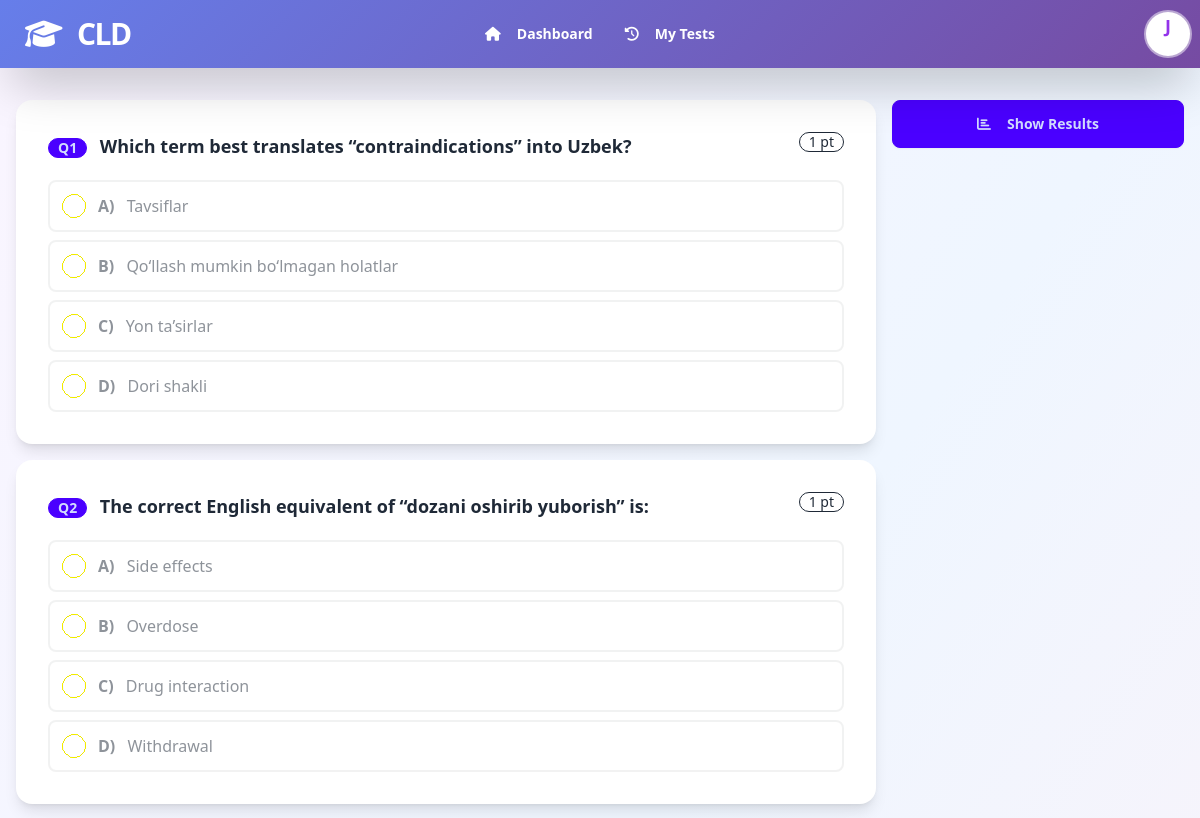
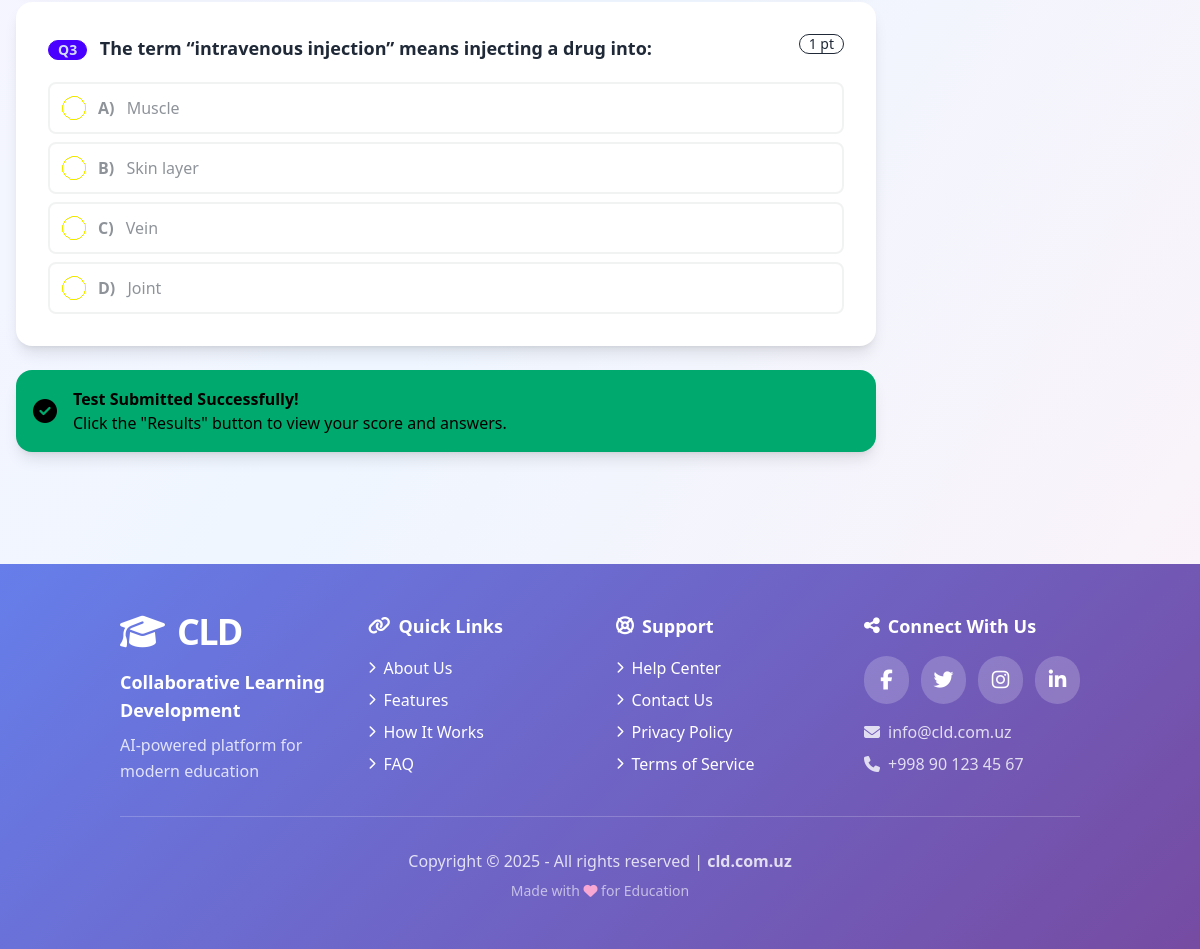
Page /test/r5d74pux/ (signed in) on the committed database (2 pictures, top to bottom).
### quizapp/models.py (models this page shows, shortened)
class User(AbstractUser):
    email = models.EmailField(unique=True, blank=False)
    ROLE_CHOICES = [
        ('teacher', 'Teacher'),
        ('student', 'Student'),
    ]
    role = models.CharField(
        max_length=10,
        choices=ROLE_CHOICES,
        default='student'
    )
    email_verified = models.BooleanField(default=False)
    verification_token = models.CharField(max_length=100, blank=True, null=True)
    telegram_id = models.BigIntegerField(unique=True, null=True, blank=True, db_index=True)
    created_at = models.DateTimeField(auto_now_add=True)
    updated_at = models.DateTimeField(auto_now=True)
    USERNAME_FIELD = 'email'
    REQUIRED_FIELDS = ['username', 'first_name', 'last_name']
    class Meta:
        indexes = [
            models.Index(fields=['email']),
            models.Index(fields=['role']),
        ]
    def get_full_name(self):
        return f"{self.first_name} {self.last_name}".strip() or self.username

class Question(models.Model):
    QUESTION_TYPES = [
        ('mcq', 'Multiple Choice'),
        ('truefalse', 'True/False'),
    ]
    test = models.ForeignKey(Test, on_delete=models.CASCADE, related_name='questions')
    question_text = models.TextField()
    question_type = models.CharField(max_length=20, choices=QUESTION_TYPES, default='mcq')
    options = models.JSONField()
    correct_option = models.IntegerField()
    points = models.IntegerField(default=1)
    order = models.IntegerField(default=0)
    class Meta:
        ordering = ['order']
        indexes = [
            models.Index(fields=['test', 'order']),
        ]

### webapp/views.py (the view, shortened to what this page needs)
# urls.py: path('test/<str:token>/', views.take_test_new_view, name='take_test'),
def take_test_new_view(request, token):
    assignment = get_object_or_404(Assignment, access_token=token, is_active=True)
    test = assignment.test
    questions = test.questions.all().order_by('order')
    if not request.user.is_authenticated:
        request.session['test_redirect'] = request.path
        messages.info(request, 'Please login to take the test.')
        return redirect('webapp:login')
    attempt = StudentAttempt.objects.filter(
        assignment=assignment,
        student=request.user
    ).order_by('-started_at').first()  # Get latest attempt
    answers_list = []
    results_json = '[]'
    correct_count = 0
    wrong_count = 0
    if attempt and attempt.is_completed:
        answers_list = StudentAnswer.objects.filter(
            attempt=attempt
        ).select_related('question').order_by('question__order')
        results_data = []
        for answer in answers_list:
            results_data.append({
                'selected': answer.selected_option,
                'correct': answer.question.correct_option,
                'is_correct': answer.is_correct
            })
            if answer.is_correct:
                correct_count += 1
            else:
                wrong_count += 1
        results_json = json.dumps(results_data)
    total_points = sum(q.points for q in questions)
    context = {
        'assignment': assignment,
        'test': test,
        'questions': questions,
        'attempt': attempt,
        'answers': answers_list,
        'correct_count': correct_count,
        'wrong_count': wrong_count,
        'total_points': total_points,
        'results_json': results_json,
    }
    return render(request, 'student/take_test_new.html', context)

### quizapp/models.py (called while the page is built)
    def calculate_percentage(self):
        if self.total_possible == 0:
            return 0
        return round((self.auto_score / self.total_possible) * 100, 2)

### webapp/templates/student/take_test_new.html (shortened to what this page needs)
{% extends 'base.html' %}
{% block content %}
<div x-data="testSystem()" x-init="init()">
    <div class="flex flex-col lg:flex-row gap-4">
        <div class="flex-1 lg:w-3/4">
            <form @submit.prevent="submitTest()" id="test-form">
                <div class="space-y-4">
                    {% for question in questions %}
                    <div class="card bg-base-100 shadow-lg">
                        <div class="card-body">
                            <div class="flex justify-between items-start mb-3">
                                <h3 class="font-bold text-lg flex-1">
                                    <span class="badge badge-primary mr-2">Q{{ forloop.counter }}</span>
                                    {{ question.question_text }}
                                </h3>
                                <span class="badge badge-outline">{{ question.points }} pt</span>
                            </div>
                            <div class="space-y-2" :class="{ 'opacity-50 pointer-events-none': testFinished }">
                                {% for option in question.options %}
                                <label class="flex items-center gap-3 p-3 rounded-lg border-2 cursor-pointer hover:bg-base-200 transition"
                                       :class="{
                                           'bg-base-200 border-primary': answers[{{ question.id }}] === {{ forloop.counter0 }},
                                           'border-base-300': answers[{{ question.id }}] !== {{ forloop.counter0 }}
                                       }">
                                    <input type="radio"
                                           name="question_{{ question.id }}"
                                           value="{{ forloop.counter0 }}"
                                           class="radio radio-primary"
                                           x-model="answers[{{ question.id }}]"
                                           @change="saveAnswer({{ question.id }}, {{ forloop.counter0 }})"
                                           :disabled="testFinished"
                                           required>
                                    <span class="flex-1">
                                        <span class="font-semibold mr-2">{% if forloop.counter0 == 0 %}A{% elif forloop.counter0 == 1 %}B{% elif forloop.counter0 == 2 %}C{% elif forloop.counter0 == 3 %}D{% elif forloop.counter0 == 4 %}E{% elif forloop.counter0 == 5 %}F{% elif forloop.counter0 == 6 %}G{% elif forloop.counter0 == 7 %}H{% elif forloop.counter0 == 8 %}I{% elif forloop.counter0 == 9 %}J{% endif %})</span>
                                        {{ option }}
                                    </span>
                                </label>
                                {% endfor %}
                            </div>
                        </div>
                    </div>
                    {% endfor %}
                </div>
            </form>
            <div x-show="testFinished" x-cloak class="alert alert-success mt-6 shadow-lg">
                <i class="fas fa-check-circle text-2xl"></i>
                <div>
                    <h3 class="font-bold">Test Submitted Successfully!</h3>
                    <p>Click the "Results" button to view your score and answers.</p>
                </div>
            </div>
        </div>
        <div class="lg:w-1/4 w-full">
            <div class="sticky top-20">
                <button @click="toggleResults()" class="btn btn-primary w-full mb-4">
                    <i class="fas fa-chart-bar mr-2"></i>
                    <span x-text="showResults ? 'Hide Results' : 'Show Results'"></span>
                </button>
            </div>
        </div>
    </div>
</div>
{% endblock %}

### webapp/templates/base.html (shortened to what this page needs)
<!DOCTYPE html>
<html lang="en" data-theme="light">
<head>
    <link href="https://cdn.jsdelivr.net/npm/daisyui@4.4.19/dist/full.min.css" rel="stylesheet" type="text/css" />
    <script src="https://cdn.tailwindcss.com"></script>
    <link rel="stylesheet" href="https://cdnjs.cloudflare.com/ajax/libs/font-awesome/6.5.1/css/all.min.css" />
</head>
<body class="bg-gradient-to-br from-purple-50 via-blue-50 to-pink-50 min-h-screen">
    <div class="navbar navbar-gradient text-white shadow-2xl sticky top-0 z-50">
        <div class="navbar-start">
            <a href="{% if user.is_authenticated %}{% url 'webapp:dashboard' %}{% else %}{% url 'webapp:landing' %}{% endif %}"
               class="btn btn-ghost normal-case text-3xl font-black tracking-tighter logo-text hover:scale-110 transition-transform duration-300">
                <i class="fas fa-graduation-cap mr-2"></i>CLD
            </a>
        </div>
        {% if user.is_authenticated %}
        <div class="navbar-center hidden lg:flex">
            {% if user.role == 'teacher' %}
            <ul class="menu menu-horizontal px-1 text-white font-semibold">
                <li><a href="{% url 'webapp:dashboard' %}" class="nav-link hover:bg-white/20 rounded-lg"><i class="fas fa-home mr-2"></i> Dashboard</a></li>
                <li><a href="{% url 'webapp:test_list' %}" class="nav-link hover:bg-white/20 rounded-lg"><i class="fas fa-list mr-2"></i> My Tests</a></li>
                <li><a href="{% url 'webapp:create_test' %}" class="nav-link hover:bg-white/20 rounded-lg"><i class="fas fa-plus-circle mr-2"></i> Create Test</a></li>
            </ul>
            {% else %}
            <ul class="menu menu-horizontal px-1 text-white font-semibold">
                <li><a href="{% url 'webapp:dashboard' %}" class="nav-link hover:bg-white/20 rounded-lg"><i class="fas fa-home mr-2"></i> Dashboard</a></li>
                <li><a href="{% url 'webapp:student_history' %}" class="nav-link hover:bg-white/20 rounded-lg"><i class="fas fa-history mr-2"></i> My Tests</a></li>
            </ul>
            {% endif %}
        </div>
        <div class="navbar-end">
            <div class="dropdown dropdown-end">
                <label tabindex="0" class="btn btn-ghost btn-circle avatar avatar-pulse">
                    <div class="w-11 rounded-full bg-white text-purple-600 flex items-center justify-center ring-2 ring-white/50">
                        <span class="text-lg font-black">{{ user.first_name.0|upper }}</span>
                    </div>
                </label>
            </div>
        </div>
        {% endif %}
    </div>
    <main class="main-content-wrapper {% if user.is_authenticated %}has-container{% endif %}">
        {% block content %}
        {% endblock %}
    </main>
    <footer class="footer-gradient text-white mt-20">
        <div class="container mx-auto px-8 py-12">
            <div class="grid grid-cols-1 md:grid-cols-4 gap-8">
                <div>
                    <div class="flex items-center mb-4">
                        <i class="fas fa-graduation-cap text-4xl mr-3"></i>
                        <div class="text-4xl font-black tracking-tighter logo-text">CLD</div>
                    </div>
                    <p class="font-bold text-lg mb-2">Collaborative Learning Development</p>
                    <p class="text-white/80 leading-relaxed">AI-powered platform for modern education</p>
                </div>
                <div>
                    <h3 class="font-bold text-lg mb-4 flex items-center">
                        <i class="fas fa-link mr-2"></i>Quick Links
                    </h3>
                    <ul class="space-y-2">
                        <li><a href="#" class="hover:text-pink-200 transition-colors flex items-center"><i class="fas fa-chevron-right mr-2 text-xs"></i>About Us</a></li>
                        <li><a href="#features" class="hover:text-pink-200 transition-colors flex items-center"><i class="fas fa-chevron-right mr-2 text-xs"></i>Features</a></li>
                        <li><a href="#how-it-works" class="hover:text-pink-200 transition-colors flex items-center"><i class="fas fa-chevron-right mr-2 text-xs"></i>How It Works</a></li>
                        <li><a href="#faq" class="hover:text-pink-200 transition-colors flex items-center"><i class="fas fa-chevron-right mr-2 text-xs"></i>FAQ</a></li>
                    </ul>
                </div>
                <div>
                    <h3 class="font-bold text-lg mb-4 flex items-center">
                        <i class="fas fa-life-ring mr-2"></i>Support
                    </h3>
                    <ul class="space-y-2">
                        <li><a href="#" class="hover:text-pink-200 transition-colors flex items-center"><i class="fas fa-chevron-right mr-2 text-xs"></i>Help Center</a></li>
                        <li><a href="#" class="hover:text-pink-200 transition-colors flex items-center"><i class="fas fa-chevron-right mr-2 text-xs"></i>Contact Us</a></li>
                        <li><a href="#" class="hover:text-pink-200 transition-colors flex items-center"><i class="fas fa-chevron-right mr-2 text-xs"></i>Privacy Policy</a></li>
                        <li><a href="#" class="hover:text-pink-200 transition-colors flex items-center"><i class="fas fa-chevron-right mr-2 text-xs"></i>Terms of Service</a></li>
                    </ul>
                </div>
                <div>
                    <h3 class="font-bold text-lg mb-4 flex items-center">
                        <i class="fas fa-share-alt mr-2"></i>Connect With Us
                    </h3>
                    <div class="flex gap-3 mb-4">
                        <a href="#" class="w-12 h-12 bg-white/20 hover:bg-white/30 rounded-full flex items-center justify-center transition-all hover:scale-110">
                            <i class="fab fa-facebook-f text-xl"></i>
                        </a>
                        <a href="#" class="w-12 h-12 bg-white/20 hover:bg-white/30 rounded-full flex items-center justify-center transition-all hover:scale-110">
                            <i class="fab fa-twitter text-xl"></i>
                        </a>
                        <a href="#" class="w-12 h-12 bg-white/20 hover:bg-white/30 rounded-full flex items-center justify-center transition-all hover:scale-110">
                            <i class="fab fa-instagram text-xl"></i>
                        </a>
                        <a href="#" class="w-12 h-12 bg-white/20 hover:bg-white/30 rounded-full flex items-center justify-center transition-all hover:scale-110">
                            <i class="fab fa-linkedin-in text-xl"></i>
                        </a>
                    </div>
                    <div class="text-white/80">
                        <p class="flex items-center mb-2">
                            <i class="fas fa-envelope mr-2"></i>
                            info@cld.com.uz
                        </p>
                        <p class="flex items-center">
                            <i class="fas fa-phone mr-2"></i>
                            +998 90 123 45 67
                        </p>
                    </div>
                </div>
            </div>
            <div class="border-t border-white/20 mt-8 pt-8 text-center">
                <p class="text-white/80">
                    Copyright © 2025 - All rights reserved |
                    <a href="https://cld.com.uz" class="hover:text-pink-200 font-bold transition-colors">cld.com.uz</a>
                </p>
                <p class="text-sm text-white/60 mt-2">
                    Made with <i class="fas fa-heart text-pink-300"></i> for Education
                </p>
            </div>
        </div>
    </footer>
</body>
</html>

### webapp/templates/base.html (style rules this page uses)
.navbar-gradient { background: linear-gradient(135deg, #667eea 0%, #764ba2 100%); box-shadow: 0 4px 20px rgba(102, 126, 234, 0.3); }
.logo-text { animation: logoGlow 3s ease-in-out infinite; }
.nav-link { position: relative; transition: all 0.3s ease; }
.nav-link::after { content: ''; position: absolute; bottom: -2px; left: 50%; width: 0; height: 2px; background: white; transition: all 0.3s ease; transform: translateX(-50%); }
.avatar-pulse { animation: pulse 2s ease-in-out infinite; }
.footer-gradient { background: linear-gradient(135deg, #667eea 0%, #764ba2 100%); }
.main-content-wrapper { width: 100%; }
.main-content-wrapper.has-container { max-width: 1280px; margin: 0 auto; padding: 2rem 1rem; }

### rows in the picture
User: first_name.0 "J"
Question: question_text "Which term best translates “contraindications” into Uzbek?", points "1", options "Tavsiflar" "Qo‘llash mumkin bo‘lmagan holatlar" "Yon ta’sirlar" "Dori shakli"
Question: question_text "The correct English equivalent of “dozani oshirib yuborish” is:", points "1", options "Side effects" "Overdose" "Drug interaction" "Withdrawal"
Question: question_text "The term “intravenous injection” means injecting a drug into:", points "1", options "Muscle" "Skin layer" "Vein" "Joint"
